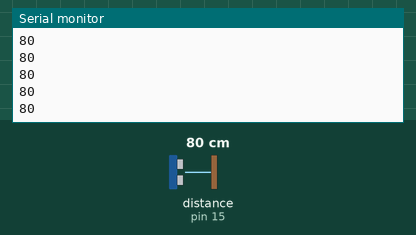
Recording of a sketch running on a simulated Arduino Uno, built with avr-gcc and run on an emulated ATmega328P. Parts: the last lines printed to the serial monitor. The inputs (shaded band) are chosen by the test bench; at power-on: distance to the obstacle (sensor on pin 15) 80 cm.

Above: at 1.2 s.
1.3 s: distance to the obstacle (sensor on pin 15) set to 2 cm
At 1.38 s:
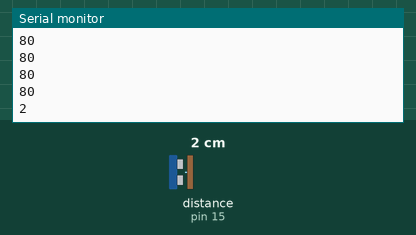
2.8 s: distance to the obstacle (sensor on pin 15) set to 4 cm
At 2.89 s:
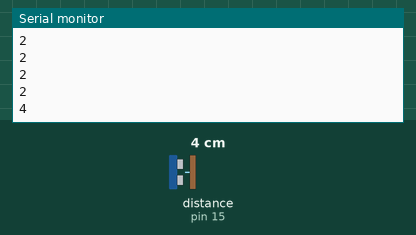
Timing chart, 0 to 5.8 s (numbered marks = the images above; inputs shaded):
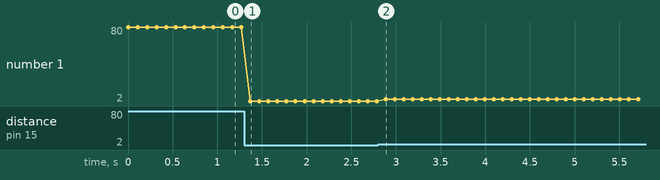

The sketch:

ultrasonic.ino
```cpp
#include <Ultrasonic.h>
Ultrasonic ultrasonic (14, 15);
int dist;
void setup() {
  Serial.begin(9600);
}

void loop() {

  dist = ultrasonic.distanceRead();
  Serial.println(dist);
  delay(100);

}
```

Measured:
- after the input at 1.3 s, the serial monitor: prints a new line after 0.07 s (image 1)
- after the input at 2.8 s, the serial monitor: prints a new line after 0.08 s (image 2)
- plotted number 1: 80 → 2 after the input at 1.3 s, 2 → 4 after the input at 2.8 s
